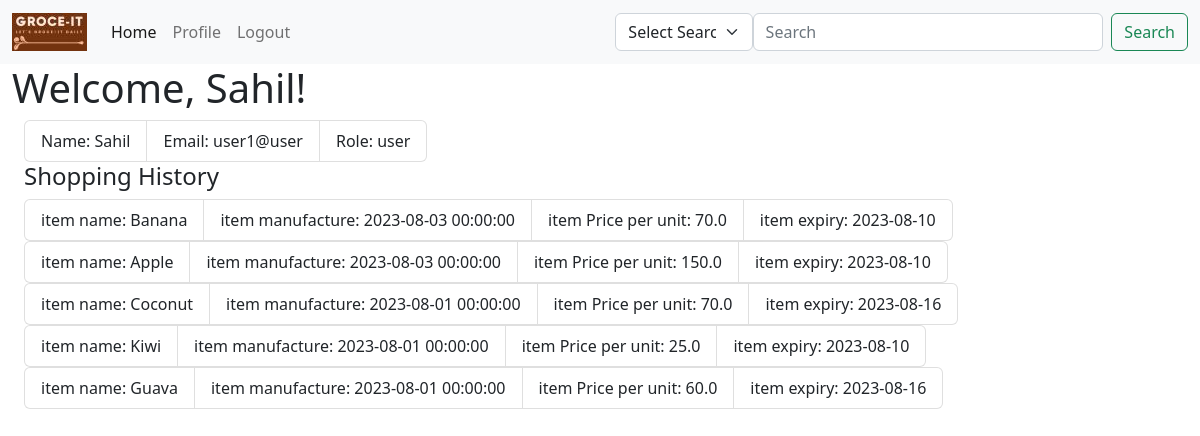
The page /profile (signed in) on the database its author committed.
### database.py (models this page shows)
class User(UserMixin,db.Model):
    __tablename__='user'
    id=db.Column(db.Integer, primary_key=True, autoincrement=True)
    email = db.Column(db.String(100), unique=True)
    password = db.Column(db.String(100))
    name = db.Column(db.String(1000))
    role=db.Column(db.String)
    purchased=db.relationship('Product', backref='product', lazy=True)

class Product(db.Model):
    __tablename__='product'
    id=db.Column(db.Integer, primary_key=True, autoincrement=True)
    quantity=db.Column(db.Integer, nullable=False)
    name=db.Column(db.String, nullable=False)
    manufacture=db.Column(db.DateTime, nullable=False)
    expiry=db.Column(db.DateTime, nullable=False)
    rpu=db.Column(db.Float, nullable=False)
    unit = db.Column(db.String, nullable=False)
    image=db.Column(db.String, nullable=False)
    category_id=db.Column(db.Integer, db.ForeignKey('category.id'))
    owner_id=db.Column(db.Integer, db.ForeignKey('user.id'))

### app.py (the view)
@main.route('/profile')
@login_required
def profile():
    return render_template('profile.html', current_user=current_user)

### app.py (called while the page is built)
@login_manager.user_loader
def load_user(user_id):
    return User.query.filter_by(id=int(user_id)).first()

### templates/profile.html
{% extends "base.html" %}
{% block content %}
<h1 class="title">
  Welcome, {{current_user.name}}!
</h1>
<div class="container-fluid">
  <ul class="list-group list-group-horizontal">
    <li class="list-group-item">Name: {{current_user.name}}</li>
    <li class="list-group-item">Email: {{current_user.email}}</li>
    <li class="list-group-item">Role: {{current_user.role}}</li>
  </ul>
  <h4>Shopping History</h4>
  {% if current_user.role!="admin" %}
  {% for product in current_user.purchased %}
  <ul class="list-group list-group-horizontal-sm">
    <li class="list-group-item">item name: {{product.name}}</li>
    <li class="list-group-item">item manufacture: {{product.manufacture}}</li>
    <li class="list-group-item">item Price per unit: {{product.rpu}}</li>
    <li class="list-group-item">item expiry: {{product.expiry.strftime('%Y-%m-%d')}}</li>
  </ul>
  {% endfor %}
  {% endif %}
</div>
{% endblock %}

### rows shown on the page
User: name "Sahil", email "user1@user", role "user"
Product: name "Banana", manufacture "2023-08-03 00:00:00", rpu "70.0", expiry "2023-08-10"
Product: name "Apple", manufacture "2023-08-03 00:00:00", rpu "150.0", expiry "2023-08-10"
Product: name "Coconut", manufacture "2023-08-01 00:00:00", rpu "70.0", expiry "2023-08-16"
Product: name "Kiwi", manufacture "2023-08-01 00:00:00", rpu "25.0", expiry "2023-08-10"
Product: name "Guava", manufacture "2023-08-01 00:00:00", rpu "60.0", expiry "2023-08-16"
